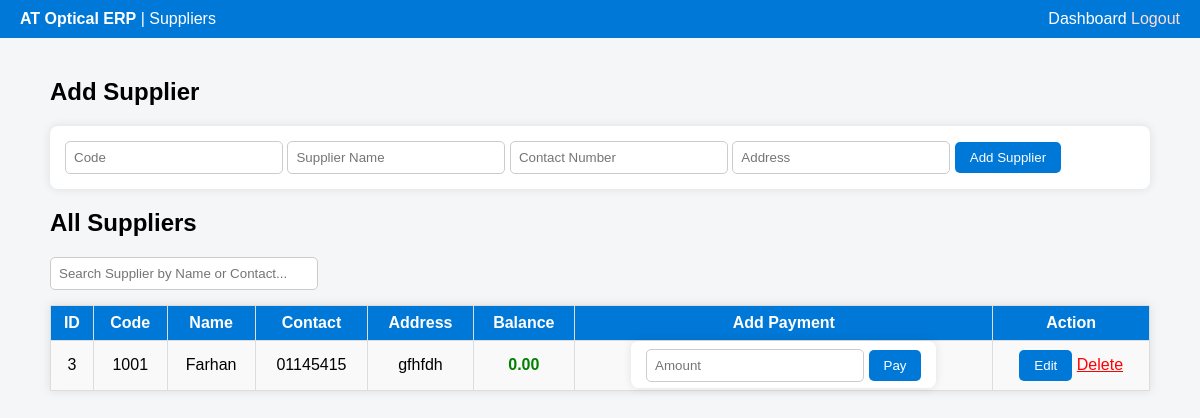
The page /erp/suppliers.php (signed in) on the database its author committed.
### tables this page shows
CREATE TABLE `suppliers` (
  `id` int(11) NOT NULL,
  `code` varchar(50) NOT NULL,
  `name` varchar(100) NOT NULL,
  `phone` varchar(30) DEFAULT NULL,
  `address` varchar(255) DEFAULT NULL,
  `balance` decimal(12,2) DEFAULT 0.00,
  `created_at` timestamp NOT NULL DEFAULT current_timestamp()
);

### erp/suppliers.php (the view, shortened to what this page needs)
<?php
require 'includes/db.php';
$suppliers = $pdo->query("SELECT * FROM suppliers ORDER BY id DESC")->fetchAll(PDO::FETCH_ASSOC);
?>
<!DOCTYPE html>
<html lang="en">
<head>
</head>
<body>
<div class="topbar">
    <div><strong>AT Optical ERP</strong> | Suppliers</div>
    <nav>
        <a href="dashboard.php" style="color:white;text-decoration:none;">Dashboard</a>
        <a href="logout.php" style="color:#ffdddd;text-decoration:none;">Logout</a>
    </nav>
</div>
<div class="container">
    <h2>Add Supplier</h2>
    <form method="POST">
        <input type="text" name="code" placeholder="Code" required>
        <input type="text" name="name" placeholder="Supplier Name" required>
        <input type="text" name="contact" placeholder="Contact Number">
        <input type="text" name="address" placeholder="Address">
        <button type="submit" name="add_supplier">Add Supplier</button>
    </form>
    <h2>All Suppliers</h2>
    <input type="text" id="searchInput" placeholder="Search Supplier by Name or Contact...">
    <table id="supplierTable">
        <tr>
            <th>ID</th>
            <th>Code</th>
            <th>Name</th>
            <th>Contact</th>
            <th>Address</th>
            <th>Balance</th>
            <th>Add Payment</th>
            <th>Action</th>
        </tr>
        <?php foreach ($suppliers as $s): ?>
        <tr>
            <td><?= $s['id'] ?></td>
            <td><?= htmlspecialchars($s['code']) ?></td>
            <td><?= htmlspecialchars($s['name']) ?></td>
            <td><?= htmlspecialchars($s['phone']) ?></td>
            <td><?= htmlspecialchars($s['address']) ?></td>
            <td class="<?= $s['balance'] >= 0 ? 'balance-pos' : 'balance-neg' ?>">
                <?= number_format($s['balance'], 2) ?>
            </td>
            <td>
                <form method="POST" style="display:inline;">
                    <input type="number" step="0.01" name="amount" placeholder="Amount" required>
                    <button type="submit" name="add_payment">Pay</button>
                </form>
            </td>
            <td>
                <button onclick="openEditModal(<?= $s['id'] ?>, '<?= htmlspecialchars($s['code']) ?>', '<?= htmlspecialchars($s['name']) ?>', '<?= htmlspecialchars($s['phone']) ?>', '<?= htmlspecialchars($s['address']) ?>')">Edit</button>
                <a href="?delete=<?= $s['id'] ?>" onclick="return confirm('Delete this supplier?')" style="color:red;">Delete</a>
            </td>
        </tr>
        <?php endforeach; ?>
    </table>
</div>
</body>
</html>

### erp/suppliers.php (style rules this page uses)
body { font-family: Arial, sans-serif; background: #f4f6f8; margin: 0; }
.topbar { background: #0078d7; color: white; padding: 10px 20px; display: flex; justify-content: space-between; align-items: center; }
.container { padding: 20px; max-width: 1100px; margin: auto; }
form { background: white; padding: 15px; border-radius: 8px; box-shadow: 0 0 10px rgba(0,0,0,0.1); margin-bottom: 20px; }
input[type=text], input[type=number] { padding: 8px; width: 200px; border: 1px solid #ccc; border-radius: 5px; }
button { padding: 8px 15px; background: #0078d7; color: white; border: none; border-radius: 5px; cursor: pointer; }
table { width: 100%; border-collapse: collapse; background: white; box-shadow: 0 0 10px rgba(0,0,0,0.1); }
th, td { border: 1px solid #ddd; padding: 8px; text-align: center; }
th { background: #0078d7; color: white; }
tr:nth-child(even) { background: #f9f9f9; }
.balance-pos { color: green; font-weight: bold; }
#searchInput { margin-bottom: 15px; width: 250px; padding: 8px; border-radius: 5px; border: 1px solid #ccc; }

### rows shown on the page
suppliers: id "3", code "1001", name "Farhan", phone "01145415", address "gfhfdh", balance "0.00"
